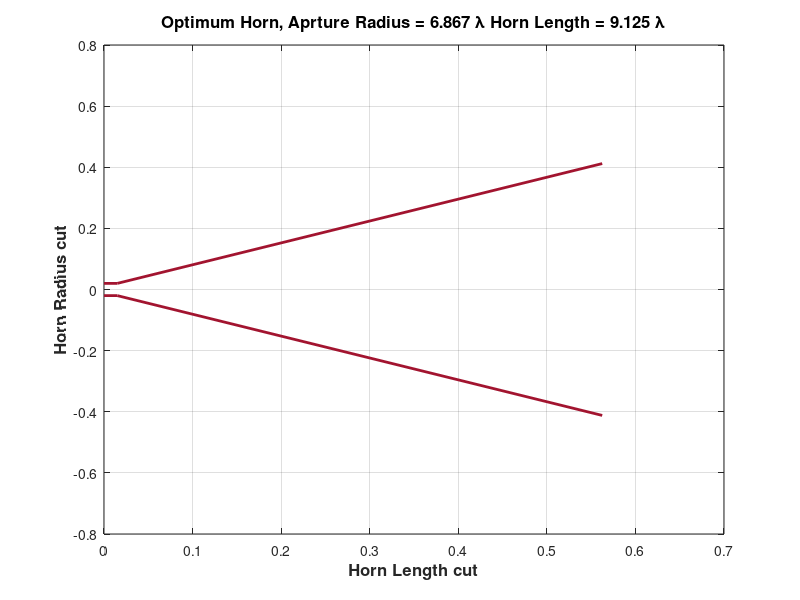

MATLAB code to generate this figure: (Note: this script raises an error after producing the figure.)
c0 = 3e8;

data = load('ps_WKB_minxp.mat', 'fmin2'); 

F = 5e9;
lamb = c0./F;

data = data.fmin2;

Rbase = data.r(3);
Len = data.r(2);
Slope = data.r(1);

R_axis = [Rbase Rbase Rbase + Slope * Len];
L_axis = [0 lamb/4 lamb/4 + Len];

figure;
plot(L_axis, R_axis, 'LineWidth', 2, 'Color', [0.6350, 0.0780, 0.1840] ); hold on; grid on; plot(L_axis, -R_axis, 'LineWidth', 2, 'Color', [0.6350, 0.0780, 0.1840]);
title(['Optimum Horn, Aprture Radius = ', num2str(R_axis(end)./lamb), ' \lambda ', 'Horn Length = ', num2str(Len./lamb), ' \lambda'], 'FontSize', 12, 'FontWeight', 'bold');
xlabel('Horn Length cut', 'FontSize', 12, 'FontWeight', 'bold');
ylabel('Horn Radius cut', 'FontSize', 12, 'FontWeight', 'bold');
grid on;

%% 
SP = [R_axis(2:end) Len];

XMN_data = load('Xmn.mat');
str = XMN_data.Xmn;

fc_ = fc(R_axis(2), 1, 1);

Freq = linspace(fc_(1)+fc_(1)./100, fc_(3), 1000);
% F = 5e9;
% objective = @(x) GSM_N_opt_allvar(SP(1:N), SP(N+1), x(1:length(F)), 0);

parfor i = 1:length(F)
 Max_Exp_diff(i) = MinXP_Goal_V2L(SP(1:2), Len, 5e9, Freq(i), Freq(end));
end

figure;
plot(F*1e-9, Max_Exp_diff, 'LineWidth', 2);grid on;
xlabel('Frequency (GHz)', 'FontSize', 16, 'FontWeight', 'bold');
ylabel('RL in (dB)', 'FontSize', 16, 'FontWeight', 'bold');
title('WKB + Patternsearch algo for MinXP', 'FontSize', 16, 'FontWeight', 'bold');
